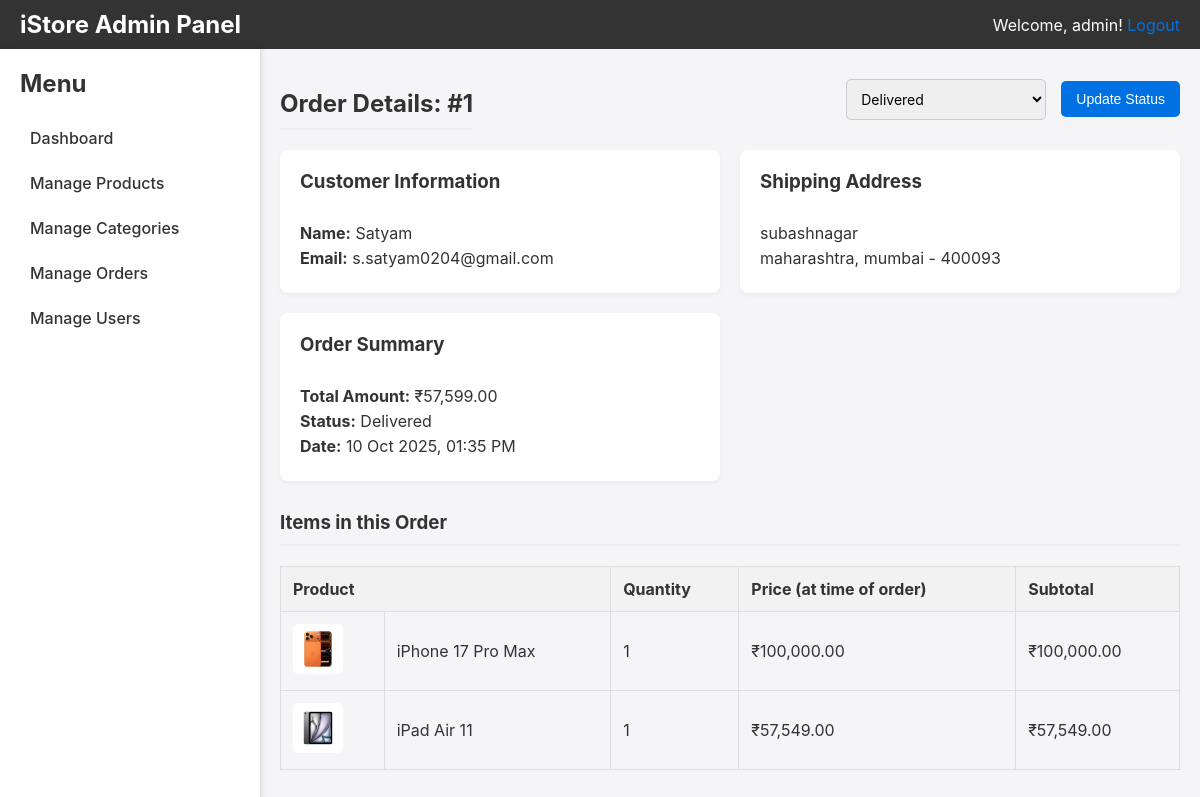
Screenshot of /admin/order_details.php?id=1 (signed in) with the database file from the repository.
### tables this page shows
CREATE TABLE `orders` (
  `id` int(11) NOT NULL,
  `user_id` int(11) NOT NULL,
  `address_id` int(11) NOT NULL,
  `total_amount` decimal(10,2) NOT NULL,
  `payment_method` varchar(50) NOT NULL,
  `payment_id` varchar(255) DEFAULT NULL,
  `order_status` varchar(50) NOT NULL DEFAULT 'Pending',
  `order_date` timestamp NOT NULL DEFAULT current_timestamp()
);

CREATE TABLE `users` (
  `id` int(11) NOT NULL,
  `name` varchar(255) NOT NULL,
  `email` varchar(255) NOT NULL,
  `password` varchar(255) NOT NULL,
  `mobile` varchar(15) DEFAULT NULL,
  `address` text DEFAULT NULL,
  `is_blocked` tinyint(1) NOT NULL DEFAULT 0,
  `created_at` timestamp NOT NULL DEFAULT current_timestamp(),
  `reset_token` varchar(255) DEFAULT NULL,
  `token_expiry` datetime DEFAULT NULL
);

CREATE TABLE `addresses` (
  `id` int(11) NOT NULL,
  `user_id` int(11) NOT NULL,
  `address_line` text NOT NULL,
  `city` varchar(100) NOT NULL,
  `pincode` varchar(10) NOT NULL,
  `state` varchar(100) NOT NULL,
  `is_default` tinyint(1) NOT NULL DEFAULT 0
);

CREATE TABLE `order_items` (
  `id` int(11) NOT NULL,
  `order_id` int(11) NOT NULL,
  `product_id` int(11) NOT NULL,
  `quantity` int(11) NOT NULL,
  `price` decimal(10,2) NOT NULL
);

CREATE TABLE `products` (
  `id` int(11) NOT NULL,
  `name` varchar(255) NOT NULL,
  `description` text NOT NULL,
  `price` decimal(10,2) NOT NULL,
  `category_id` int(11) NOT NULL,
  `stock` int(11) NOT NULL,
  `image` varchar(255) DEFAULT 'placeholder.png',
  `created_at` timestamp NOT NULL DEFAULT current_timestamp()
);

### admin/order_details.php (the view, shortened to what this page needs)
<?php
require '../includes/db_connect.php';
$admin_username = $_SESSION['admin_username'];
$order_id = intval($_GET['id']);
$order_query = "SELECT o.*, u.name as customer_name, u.email as customer_email, a.address_line, a.city, a.pincode, a.state
                FROM orders o
                JOIN users u ON o.user_id = u.id
                JOIN addresses a ON o.address_id = a.id
                WHERE o.id = $order_id";
$order_result = mysqli_query($conn, $order_query);
$order = mysqli_fetch_assoc($order_result);
$items_query = "SELECT oi.quantity, oi.price, p.name as product_name, p.image as product_image
                FROM order_items oi
                JOIN products p ON oi.product_id = p.id
                WHERE oi.order_id = $order_id";
$items_result = mysqli_query($conn, $items_query);
?>
<!DOCTYPE html>
<html lang="en">
<head>
    <link rel="stylesheet" href="../css/admin_style.css">
</head>
<body>
    <div class="header">
        <h1>iStore Admin Panel</h1>
        <p>Welcome, <?php echo htmlspecialchars($admin_username); ?>! <a href="logout.php">Logout</a></p>
    </div>
    <div class="container">
        <div class="sidebar">
            <h2>Menu</h2>
            <ul>
                <li><a href="dashboard.php">Dashboard</a></li>
                <li><a href="manage_products.php">Manage Products</a></li>
                <li><a href="manage_categories.php">Manage Categories</a></li>
                <li><a href="manage_orders.php">Manage Orders</a></li>
                <li><a href="manage_users.php">Manage Users</a></li>
            </ul>
        </div>
        <div class="main-content">
            <div class="details-header">
                <h2>Order Details: #<?php echo $order['id']; ?></h2>
                <form action="order_details.php?id=<?php echo $order_id; ?>" method="POST" class="status-form">
                    <select name="status">
                        <option value="Delivered" <?php if($order['order_status'] == 'Delivered') echo 'selected'; ?>>Delivered</option>
                    </select>
                    <button type="submit" name="update_status">Update Status</button>
                </form>
            </div>
            <div class="details-grid">
                <div class="details-card">
                    <h3>Customer Information</h3>
                    <p><strong>Name:</strong> <?php echo htmlspecialchars($order['customer_name']); ?></p>
                    <p><strong>Email:</strong> <?php echo htmlspecialchars($order['customer_email']); ?></p>
                </div>
                <div class="details-card">
                    <h3>Shipping Address</h3>
                    <p><?php echo htmlspecialchars($order['address_line']); ?></p>
                    <p><?php echo htmlspecialchars($order['city']); ?>, <?php echo htmlspecialchars($order['state']); ?> - <?php echo htmlspecialchars($order['pincode']); ?></p>
                </div>
                <div class="details-card">
                    <h3>Order Summary</h3>
                    <p><strong>Total Amount:</strong> ₹<?php echo number_format($order['total_amount'], 2); ?></p>
                    <p><strong>Status:</strong> <?php echo htmlspecialchars($order['order_status']); ?></p>
                    <p><strong>Date:</strong> <?php echo date('d M Y, h:i A', strtotime($order['order_date'])); ?></p>
                </div>
            </div>
            <h3>Items in this Order</h3>
            <table>
                <thead>
                    <tr>
                        <th colspan="2">Product</th>
                        <th>Quantity</th>
                        <th>Price (at time of order)</th>
                        <th>Subtotal</th>
                    </tr>
                </thead>
                <tbody>
                    <?php while($item = mysqli_fetch_assoc($items_result)): ?>
                    <tr>
                        <td><img src="../images/products/<?php echo htmlspecialchars($item['product_image']); ?>" width="50" alt=""></td>
                        <td><?php echo htmlspecialchars($item['product_name']); ?></td>
                        <td><?php echo $item['quantity']; ?></td>
                        <td>₹<?php echo number_format($item['price'], 2); ?></td>
                        <td>₹<?php echo number_format($item['price'] * $item['quantity'], 2); ?></td>
                    </tr>
                    <?php endwhile; ?>
                </tbody>
            </table>
        </div>
    </div>
</body>
</html>

### css/admin_style.css (style rules this page uses)
body { font-family: -apple-system, BlinkMacSystemFont, "Segoe UI", Roboto, Helvetica, Arial, sans-serif; background-color: #f5f5f7; margin: 0; color: #333; }
.header { background-color: #333; color: white; padding: 10px 20px; display: flex; justify-content: space-between; align-items: center; }
.header h1 { margin: 0; font-size: 24px; }
.header p { margin: 0; }
.header a { color: #0071e3; text-decoration: none; }
.container { display: flex; }
.sidebar { width: 220px; background-color: #ffffff; padding: 20px; height: calc(100vh - 70px); box-shadow: 2px 0 5px rgba(0,0,0,0.1); }
.sidebar h2 { margin-top: 0; }
.sidebar ul { list-style: none; padding: 0; }
.sidebar ul li a { display: block; padding: 10px; color: #333; text-decoration: none; border-radius: 8px; margin-bottom: 5px; font-weight: 500; }
.main-content { flex-grow: 1; padding: 20px; }
.main-content h2, .main-content h3 { border-bottom: 2px solid #eee; padding-bottom: 10px; margin-bottom: 20px; }
form { margin-bottom: 30px; display: flex; flex-wrap: wrap; gap: 15px; align-items: center; }
form input[type="text"], form input[type="number"], form textarea, form select { padding: 10px; border: 1px solid #ccc; border-radius: 5px; font-size: 14px; font-family: inherit; }
form select { width: 200px; }
form button { padding: 10px 15px; background-color: #0071e3; color: white; border: none; border-radius: 5px; cursor: pointer; font-size: 14px; }
table { width: 100%; border-collapse: collapse; }
table thead { background-color: #f2f2f2; }
table th, table td { padding: 12px; border: 1px solid #ddd; text-align: left; vertical-align: middle; }
table td img { border-radius: 5px; }
.details-header { display: flex; justify-content: space-between; align-items: center; }
.status-form { margin-bottom: 20px; }
.details-grid { display: grid; grid-template-columns: repeat(auto-fit, minmax(300px, 1fr)); gap: 20px; margin-bottom: 30px; }
.details-card { background-color: #fff; padding: 20px; border-radius: 8px; box-shadow: 0 2px 4px rgba(0,0,0,0.05); }
.details-card h3 { margin-top: 0; border-bottom: none; }
.details-card p { margin: 5px 0; }

### rows the page displays
orders: id "1", status "Delivered", user.name "Satyam", user.email "s.satyam0204@gmail.com", address.address_line "subashnagar", address.city "maharashtra", address.state "mumbai", address.pincode "400093", total_amount "57,599.00", order_status "Delivered", order_date "10 Oct 2025, 01:35 PM"
order_items: product.image (picture), product.name "iPhone 17 Pro Max", quantity "1", price "100,000.00", $item['price'] * $item['quantity'] "100,000.00"
order_items: product.image (picture), product.name "iPad Air 11", quantity "1", price "57,549.00", $item['price'] * $item['quantity'] "57,549.00"

### other values shown
$admin_username "admin"
